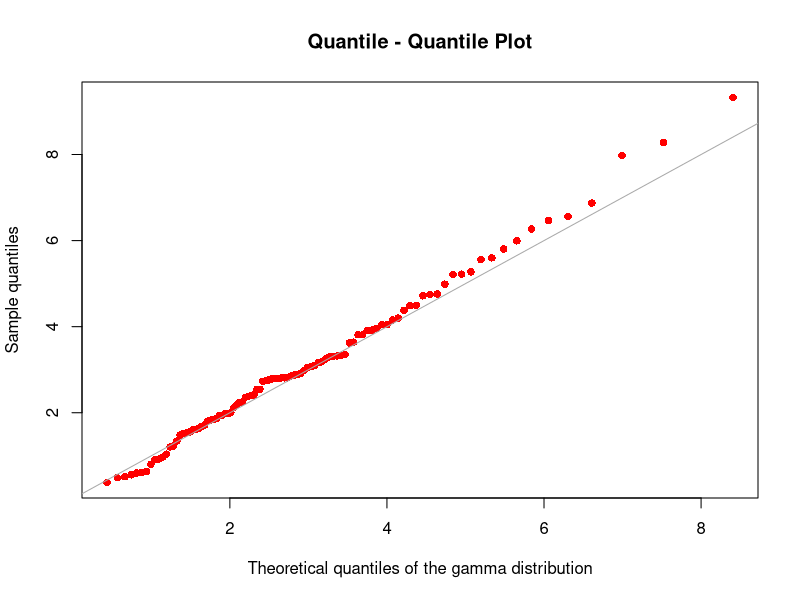

The R script that drew this image:
## Quantile-quantile plot for gamma distribution

## Simulate random sample
alpha = 3
beta = 1
set.seed(111)
rg <- rgamma(100, shape = alpha, rate = beta)

n <- length(rg)
## Theoretical quantiles
thquant <- qgamma(seq(1/n, 1-1/n, length.out = n), shape = alpha, rate = beta)
## QQ-plot
plot(thquant, sort(rg), type = "p", pch = 16, col = "red",
     main = "Quantile - Quantile Plot",
     xlab = "Theoretical quantiles of the gamma distribution",
     ylab = "Sample quantiles")
abline(0, 1, col = "darkgrey")